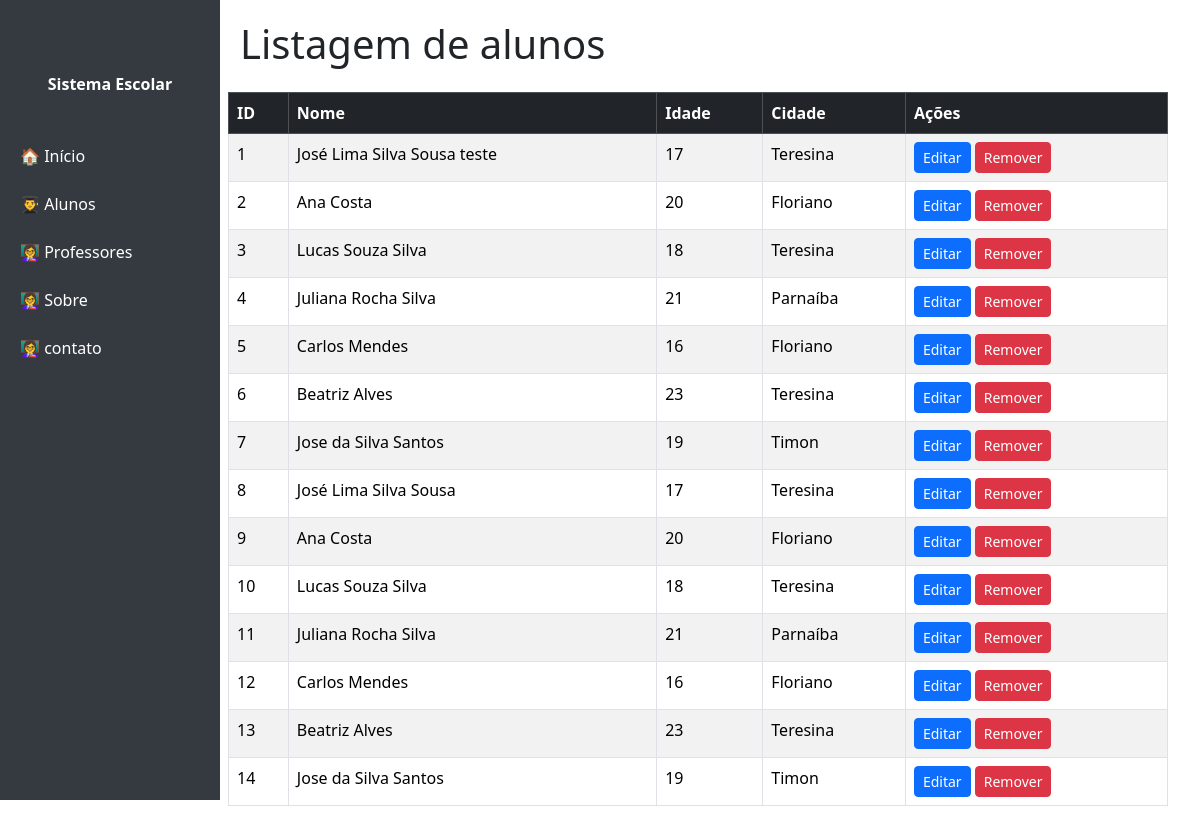
The page /aluno on the database its author committed.
### tables this page shows
CREATE TABLE "aluno" (
	"id"	INTEGER,
	"nome"	TEXT NOT NULL,
	"idade"	INTEGER NOT NULL,
	"cidade"	INTEGER NOT NULL,
	PRIMARY KEY("id" AUTOINCREMENT)
);

### app.py (the view)
@app.route('/aluno')
def listar_aluno():
    DB_PATH = "banco_escola.db"
    conn = sqlite3.connect(DB_PATH)
    cursor = conn.cursor()
    cursor.execute('SELECT id, nome, idade, cidade FROM aluno')
    lista = cursor.fetchall()
    conn.close()
    return render_template('aluno/lista.html', lista_alunos=lista)

### templates/aluno/lista.html
{% include 'cabecalho.html' %}
<h1 class="mb-4">Listagem de alunos </h1>
<div class ="row">
    <div class="row">
<table class="table table-bordered table-striped">
    <thead class="table-dark">
      <tr>
        <th>ID</th>
        <th>Nome</th>
        <th>Idade</th>
        <th>Cidade</th>
        <th>Ações</th>
      </tr>
    </thead>
    <tbody>
      {% for item in lista_alunos %}
      <tr>
        <td>{{ item[0]}}</td>
        <td>{{ item[1] }}</td>
        <td>{{ item[2]}}</td>
        <td>{{ item[3] }}</td>
        <td>
             <a href="/alunos/editar/3" class="btn btn-primary btn-sm">Editar</a>
          <a href="/alunos/remover/3" class="btn btn-danger btn-sm"
             onclick="return confirm('Tem certeza que deseja remover este registro?');">
             Remover
          </a>
        </td>
      </tr>
      {% endfor %}
    </tbody>
  </table>
</div>
        </div>
{% include 'rodape.html' %}

### templates/cabecalho.html (shortened to what this page needs)
<!DOCTYPE html>
<html lang="pt-BR">
<head>
    <link href="https://cdn.jsdelivr.net/npm/bootstrap@5.3.3/dist/css/bootstrap.min.css" rel="stylesheet">
</head>
<body>
    <nav class="sidebar">
        <a class="navbar-brand text-center fw-bold d-block mb-4 text-white" href="#">Sistema Escolar</a>
        <a href="/">🏠 Início</a>
        <a href="/aluno">👨‍🎓 Alunos</a>
        <a href="/professor">👩‍🏫 Professores</a>
        <a href="/sobre">👩‍🏫 Sobre</a>
        <a href="/contato">👩‍🏫 contato
        </a>
    </nav>
    <div class="main">

### templates/rodape.html
</div>
</body>
</html>

### templates/cabecalho.html (style rules this page uses)
body { min-height: 100vh; }
.sidebar { height: 100vh; position: fixed; left: 0; top: 0; width: 220px; background-color: #343a40; padding-top: 60px; }
.sidebar a { color: #fff; display: block; padding: 12px 20px; text-decoration: none; }
.main { margin-left: 220px; padding: 20px; }

### rows shown on the page
aluno: id "1", nome "José Lima Silva Sousa teste", idade "17", cidade "Teresina"
aluno: id "2", nome "Ana Costa", idade "20", cidade "Floriano"
aluno: id "3", nome "Lucas Souza Silva", idade "18", cidade "Teresina"
aluno: id "4", nome "Juliana Rocha Silva", idade "21", cidade "Parnaíba"
aluno: id "5", nome "Carlos Mendes", idade "16", cidade "Floriano"
aluno: id "6", nome "Beatriz Alves", idade "23", cidade "Teresina"
aluno: id "7", nome "Jose da Silva Santos", idade "19", cidade "Timon"
aluno: id "8", nome "José Lima Silva Sousa", idade "17", cidade "Teresina"
aluno: id "9", nome "Ana Costa", idade "20", cidade "Floriano"
aluno: id "10", nome "Lucas Souza Silva", idade "18", cidade "Teresina"
aluno: id "11", nome "Juliana Rocha Silva", idade "21", cidade "Parnaíba"
aluno: id "12", nome "Carlos Mendes", idade "16", cidade "Floriano"
aluno: id "13", nome "Beatriz Alves", idade "23", cidade "Teresina"
aluno: id "14", nome "Jose da Silva Santos", idade "19", cidade "Timon"
